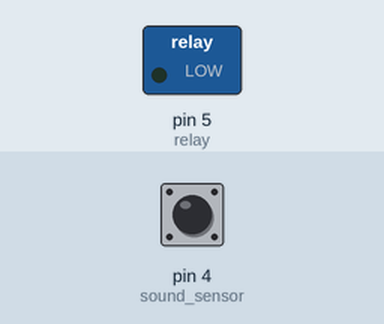
A sketch run on a simulated Arduino Uno, built with avr-gcc and run on an emulated ATmega328P. On the bench: switched loads named in the sketch (green lamp = pin HIGH). The test bench sets the inputs (shaded band); at power-on: pin 4 (sound_sensor) HIGH. What the sketch prints to the serial monitor is not drawn.

Above: at 1.2 s.
1.3 s: pin 4 (sound_sensor) driven LOW
3.0 s: pin 4 (sound_sensor) driven HIGH
At 3.9 s:
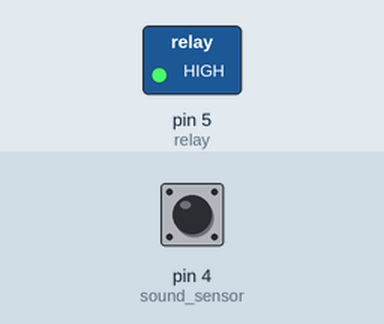
4.8 s: pin 4 (sound_sensor) pulsed LOW 2 times (0.12 s each, 0.3 s apart)
6.9 s: pin 4 (sound_sensor) pulsed LOW 5 times (0.12 s each, 0.3 s apart)
Timing chart, 0 to 9.9 s (numbered marks = the images above; inputs shaded):
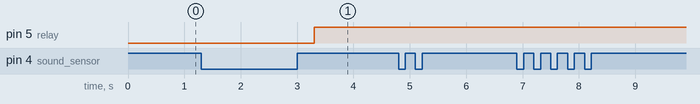

The sketch:

utkarsh_fan.ino
```cpp
int sound_sensor = 4;
int relay = 5;

int clap = 0;
long detection_range_start = 0;
long detection_range = 0;
boolean status_lights = false;

void setup() {
Serial.begin(9600);
  pinMode(sound_sensor,INPUT);
  pinMode(relay, OUTPUT);
}

void loop() {
  int status_sensor = digitalRead(sound_sensor);
  Serial.write(status_sensor);
  if (status_sensor == 0)
  {
    if (clap == 0)
    {
      detection_range_start = detection_range = millis();
      clap++;
    }
    else if (clap > 0 && millis()-detection_range >= 50)
    {
      detection_range = millis();
      clap++;
    }
  }
  if (millis()-detection_range_start >= 400)
  {
    if (clap == 2)
    {
      if (!status_lights)
        {
          status_lights = true;
          digitalWrite(relay, HIGH);


        }
        else if (status_lights)
        {
          status_lights = false;
          digitalWrite(relay, LOW);
        }
    }
    clap = 0;
  }

}
```

Measured:
- after the input at 1.3 s, every drawn part: stays the same
- after the input at 3.0 s, pin 5 (relay): LOW → HIGH after 0.31 s
- after the input at 4.8 s, every drawn part: stays the same
- after the input at 6.9 s, every drawn part: stays the same
